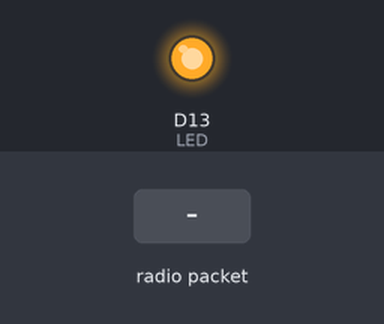
The sketch below on a simulated Arduino Zero (SAMD21). Parts: output pins drawn as LEDs (lit = HIGH). Inputs (shaded band) come from the test bench. No radio packets arrive unless stated; what the sketch prints to the serial monitor is not drawn.

Above: at 0.1 s.
At 2.2 s:
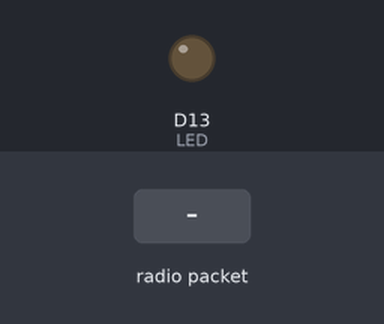
2.3 s: radio packet "1" arrives
3.8 s: radio packet "0" arrives
5.3 s: radio packet "2" arrives
Timing chart, 0 to 8.3 s (numbered marks = the images above; inputs shaded):
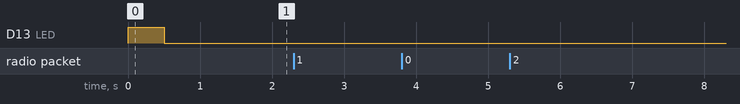

The sketch:

radio_rx.ino
```cpp
#include <SPI.h>
#include <RH_RF95.h>

//Receiving Radio
RH_RF95 rf95(12, 6);

int LED = 13; //Status LED on pin 13
float frequency = 921.2;
int counter = 0; // Counter to keep track of iterations

void setup()
{
  pinMode(LED, OUTPUT);
  SerialUSB.begin(9600);

  // Wait for serial before continuing
  while (!SerialUSB);

  SerialUSB.println("Receiver booting up!!");

  // Initialize the Radio.
  if (rf95.init() == false) {
    SerialUSB.println("Radio Init Failed - Freezing");
    while (1);
  } else {
    // LED indicator for successful initialization
    SerialUSB.println("Receiver up!");
    digitalWrite(LED, HIGH);
    delay(500);
    digitalWrite(LED, LOW);
    delay(500);
  }

  rf95.setFrequency(frequency);
}

void loop()
{
  if (rf95.available()) {
    uint8_t buf[RH_RF95_MAX_MESSAGE_LEN];
    uint8_t len = sizeof(buf);

    if (rf95.recv(buf, &len)) {
      digitalWrite(LED, HIGH); // Turn on status LED
      SerialUSB.print((char*)buf);
      SerialUSB.println();
      digitalWrite(LED, LOW);  // Turn off status LED
    } else {
      SerialUSB.println("Receive failed");
    }
  }

  // Increment the counter
  counter++;

  // Health check
  if (counter % 3000000 == 0) { // Print every 1000 iterations
    SerialUSB.println("The receiving radio is on");
  }
}
```
